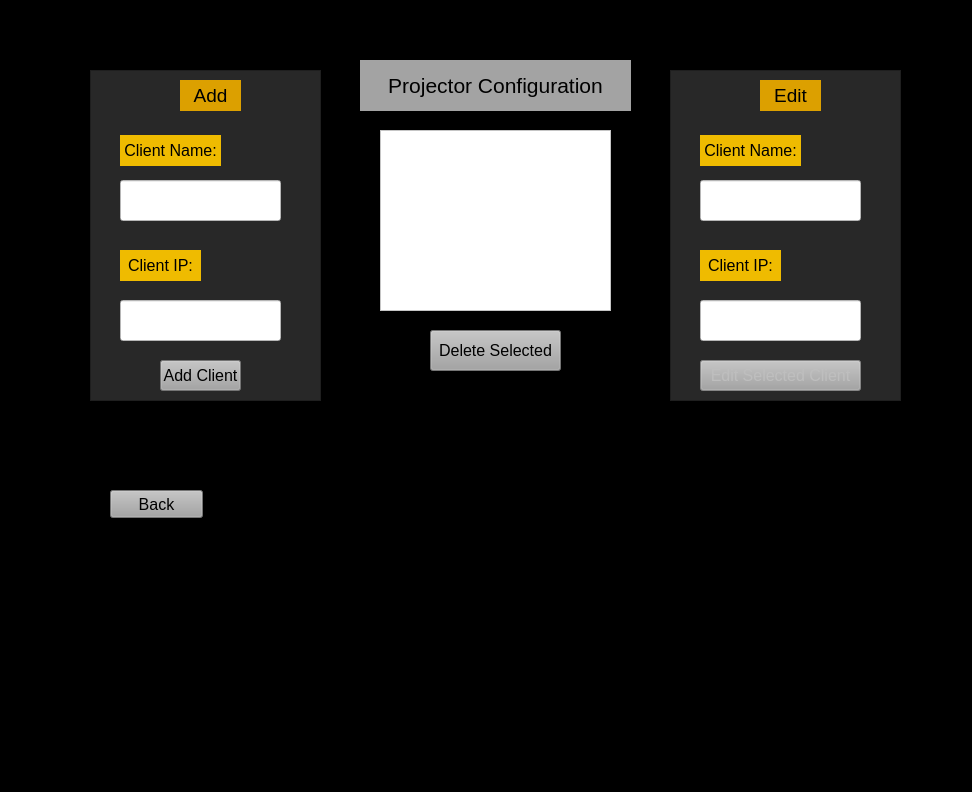
<?xml version="1.0" encoding="UTF-8"?>
<ui version="4.0">
 <class>ProjectorConfigurationWindow</class>
 <widget class="QMainWindow" name="ProjectorConfigurationWindow">
  <property name="geometry">
   <rect>
    <x>0</x>
    <y>0</y>
    <width>972</width>
    <height>792</height>
   </rect>
  </property>
  <property name="windowTitle">
   <string>Projector Configuration</string>
  </property>
  <property name="styleSheet">
   <string notr="true">background-color: rgb(0, 0, 0);</string>
  </property>
  <widget class="QWidget" name="centralwidget">
   <widget class="QPushButton" name="Back_btn">
    <property name="geometry">
     <rect>
      <x>110</x>
      <y>490</y>
      <width>93</width>
      <height>28</height>
     </rect>
    </property>
    <property name="font">
     <font>
      <family>Leelawadee UI</family>
      <pointsize>12</pointsize>
     </font>
    </property>
    <property name="styleSheet">
     <string notr="true">QPushButton {
background-color: rgb(162, 162, 162);
}

QPushButton:hover {
background-color: rgb(38, 186, 255);
}

QPushButton:pressed {
	background-color: rgb(19, 92, 126);
}</string>
    </property>
    <property name="text">
     <string>Back</string>
    </property>
   </widget>
   <widget class="QListWidget" name="Client_list">
    <property name="geometry">
     <rect>
      <x>380</x>
      <y>130</y>
      <width>231</width>
      <height>181</height>
     </rect>
    </property>
    <property name="font">
     <font>
      <family>Leelawadee UI</family>
      <pointsize>12</pointsize>
      <italic>false</italic>
     </font>
    </property>
    <property name="styleSheet">
     <string notr="true">background-color: rgb(255, 255, 255);</string>
    </property>
   </widget>
   <widget class="QPushButton" name="Add_btn">
    <property name="geometry">
     <rect>
      <x>160</x>
      <y>360</y>
      <width>81</width>
      <height>31</height>
     </rect>
    </property>
    <property name="font">
     <font>
      <family>Leelawadee UI</family>
      <pointsize>12</pointsize>
     </font>
    </property>
    <property name="styleSheet">
     <string notr="true">QPushButton {
background-color: rgb(162, 162, 162);
}

QPushButton:hover {
background-color: rgb(38, 186, 255);
}

QPushButton:pressed {
	background-color: rgb(19, 92, 126);
}</string>
    </property>
    <property name="text">
     <string>Add Client</string>
    </property>
   </widget>
   <widget class="QLabel" name="label">
    <property name="geometry">
     <rect>
      <x>120</x>
      <y>135</y>
      <width>101</width>
      <height>31</height>
     </rect>
    </property>
    <property name="font">
     <font>
      <family>Leelawadee UI</family>
      <pointsize>12</pointsize>
     </font>
    </property>
    <property name="styleSheet">
     <string notr="true">background-color: rgb(239, 187, 0);</string>
    </property>
    <property name="text">
     <string>&lt;html&gt;&lt;head/&gt;&lt;body&gt;&lt;p align=&quot;center&quot;&gt;Client Name:&lt;/p&gt;&lt;/body&gt;&lt;/html&gt;</string>
    </property>
   </widget>
   <widget class="QLabel" name="label_2">
    <property name="geometry">
     <rect>
      <x>120</x>
      <y>250</y>
      <width>81</width>
      <height>31</height>
     </rect>
    </property>
    <property name="font">
     <font>
      <family>Leelawadee UI</family>
      <pointsize>12</pointsize>
     </font>
    </property>
    <property name="styleSheet">
     <string notr="true">background-color: rgb(239, 187, 0);</string>
    </property>
    <property name="text">
     <string>&lt;html&gt;&lt;head/&gt;&lt;body&gt;&lt;p align=&quot;center&quot;&gt;Client IP:&lt;/p&gt;&lt;/body&gt;&lt;/html&gt;</string>
    </property>
   </widget>
   <widget class="QPushButton" name="Edit_btn">
    <property name="enabled">
     <bool>false</bool>
    </property>
    <property name="geometry">
     <rect>
      <x>700</x>
      <y>360</y>
      <width>161</width>
      <height>31</height>
     </rect>
    </property>
    <property name="font">
     <font>
      <family>Leelawadee UI</family>
      <pointsize>12</pointsize>
     </font>
    </property>
    <property name="styleSheet">
     <string notr="true">QPushButton {
background-color: rgb(162, 162, 162);
}

QPushButton:hover {
background-color: rgb(38, 186, 255);
}

QPushButton:pressed {
	background-color: rgb(19, 92, 126);
}</string>
    </property>
    <property name="text">
     <string>Edit Selected Client</string>
    </property>
   </widget>
   <widget class="QLabel" name="label_3">
    <property name="geometry">
     <rect>
      <x>700</x>
      <y>135</y>
      <width>101</width>
      <height>31</height>
     </rect>
    </property>
    <property name="font">
     <font>
      <family>Leelawadee UI</family>
      <pointsize>12</pointsize>
     </font>
    </property>
    <property name="styleSheet">
     <string notr="true">background-color: rgb(239, 187, 0);</string>
    </property>
    <property name="text">
     <string>&lt;html&gt;&lt;head/&gt;&lt;body&gt;&lt;p align=&quot;center&quot;&gt;Client Name:&lt;/p&gt;&lt;/body&gt;&lt;/html&gt;</string>
    </property>
   </widget>
   <widget class="QLabel" name="label_4">
    <property name="geometry">
     <rect>
      <x>700</x>
      <y>250</y>
      <width>81</width>
      <height>31</height>
     </rect>
    </property>
    <property name="font">
     <font>
      <family>Leelawadee UI</family>
      <pointsize>12</pointsize>
     </font>
    </property>
    <property name="styleSheet">
     <string notr="true">background-color: rgb(239, 187, 0);</string>
    </property>
    <property name="text">
     <string>&lt;html&gt;&lt;head/&gt;&lt;body&gt;&lt;p align=&quot;center&quot;&gt;Client IP:&lt;/p&gt;&lt;/body&gt;&lt;/html&gt;</string>
    </property>
   </widget>
   <widget class="QPushButton" name="Delete_btn">
    <property name="geometry">
     <rect>
      <x>430</x>
      <y>330</y>
      <width>131</width>
      <height>41</height>
     </rect>
    </property>
    <property name="font">
     <font>
      <family>Leelawadee UI</family>
      <pointsize>12</pointsize>
     </font>
    </property>
    <property name="styleSheet">
     <string notr="true">QPushButton {
background-color: rgb(162, 162, 162);
}

QPushButton:hover {
background-color: rgb(38, 186, 255);
}

QPushButton:pressed {
	background-color: rgb(19, 92, 126);
}</string>
    </property>
    <property name="text">
     <string>Delete Selected</string>
    </property>
   </widget>
   <widget class="QLabel" name="label_5">
    <property name="geometry">
     <rect>
      <x>360</x>
      <y>60</y>
      <width>271</width>
      <height>51</height>
     </rect>
    </property>
    <property name="font">
     <font>
      <family>Leelawadee UI</family>
      <pointsize>16</pointsize>
     </font>
    </property>
    <property name="styleSheet">
     <string notr="true">background-color: rgb(163, 163, 163);</string>
    </property>
    <property name="text">
     <string>&lt;html&gt;&lt;head/&gt;&lt;body&gt;&lt;p align=&quot;center&quot;&gt;Projector Configuration&lt;/p&gt;&lt;/body&gt;&lt;/html&gt;</string>
    </property>
   </widget>
   <widget class="QLineEdit" name="Add_name">
    <property name="geometry">
     <rect>
      <x>120</x>
      <y>180</y>
      <width>161</width>
      <height>41</height>
     </rect>
    </property>
    <property name="font">
     <font>
      <family>Leelawadee UI</family>
      <pointsize>12</pointsize>
     </font>
    </property>
    <property name="styleSheet">
     <string notr="true">background-color: rgb(255, 255, 255);</string>
    </property>
   </widget>
   <widget class="QLineEdit" name="Add_IP">
    <property name="geometry">
     <rect>
      <x>120</x>
      <y>300</y>
      <width>161</width>
      <height>41</height>
     </rect>
    </property>
    <property name="font">
     <font>
      <family>Leelawadee UI</family>
      <pointsize>12</pointsize>
     </font>
    </property>
    <property name="styleSheet">
     <string notr="true">background-color: rgb(255, 255, 255);</string>
    </property>
   </widget>
   <widget class="QLineEdit" name="Edit_name">
    <property name="geometry">
     <rect>
      <x>700</x>
      <y>180</y>
      <width>161</width>
      <height>41</height>
     </rect>
    </property>
    <property name="font">
     <font>
      <family>Leelawadee UI</family>
      <pointsize>12</pointsize>
     </font>
    </property>
    <property name="styleSheet">
     <string notr="true">background-color: rgb(255, 255, 255);</string>
    </property>
   </widget>
   <widget class="QLineEdit" name="Edit_IP">
    <property name="geometry">
     <rect>
      <x>700</x>
      <y>300</y>
      <width>161</width>
      <height>41</height>
     </rect>
    </property>
    <property name="font">
     <font>
      <family>Leelawadee UI</family>
      <pointsize>12</pointsize>
     </font>
    </property>
    <property name="styleSheet">
     <string notr="true">background-color: rgb(255, 255, 255);</string>
    </property>
   </widget>
   <widget class="QFrame" name="frame">
    <property name="geometry">
     <rect>
      <x>90</x>
      <y>70</y>
      <width>231</width>
      <height>331</height>
     </rect>
    </property>
    <property name="autoFillBackground">
     <bool>false</bool>
    </property>
    <property name="styleSheet">
     <string notr="true">background-color: rgb(40, 40, 40);</string>
    </property>
    <property name="frameShape">
     <enum>QFrame::StyledPanel</enum>
    </property>
    <property name="frameShadow">
     <enum>QFrame::Sunken</enum>
    </property>
    <widget class="QLabel" name="label_6">
     <property name="geometry">
      <rect>
       <x>90</x>
       <y>10</y>
       <width>61</width>
       <height>31</height>
      </rect>
     </property>
     <property name="font">
      <font>
       <family>Leelawadee UI</family>
       <pointsize>14</pointsize>
      </font>
     </property>
     <property name="styleSheet">
      <string notr="true">background-color: rgb(220, 160, 0);</string>
     </property>
     <property name="text">
      <string>&lt;html&gt;&lt;head/&gt;&lt;body&gt;&lt;p align=&quot;center&quot;&gt;Add&lt;/p&gt;&lt;/body&gt;&lt;/html&gt;</string>
     </property>
    </widget>
   </widget>
   <widget class="QFrame" name="frame_2">
    <property name="geometry">
     <rect>
      <x>670</x>
      <y>70</y>
      <width>231</width>
      <height>331</height>
     </rect>
    </property>
    <property name="autoFillBackground">
     <bool>false</bool>
    </property>
    <property name="styleSheet">
     <string notr="true">background-color: rgb(40, 40, 40);</string>
    </property>
    <property name="frameShape">
     <enum>QFrame::StyledPanel</enum>
    </property>
    <property name="frameShadow">
     <enum>QFrame::Sunken</enum>
    </property>
    <widget class="QLabel" name="label_7">
     <property name="geometry">
      <rect>
       <x>90</x>
       <y>10</y>
       <width>61</width>
       <height>31</height>
      </rect>
     </property>
     <property name="font">
      <font>
       <family>Leelawadee UI</family>
       <pointsize>14</pointsize>
      </font>
     </property>
     <property name="styleSheet">
      <string notr="true">background-color: rgb(220, 160, 0);</string>
     </property>
     <property name="text">
      <string>&lt;html&gt;&lt;head/&gt;&lt;body&gt;&lt;p align=&quot;center&quot;&gt;Edit&lt;/p&gt;&lt;/body&gt;&lt;/html&gt;</string>
     </property>
    </widget>
   </widget>
   <zorder>frame_2</zorder>
   <zorder>frame</zorder>
   <zorder>Back_btn</zorder>
   <zorder>Client_list</zorder>
   <zorder>Add_btn</zorder>
   <zorder>label</zorder>
   <zorder>label_2</zorder>
   <zorder>Edit_btn</zorder>
   <zorder>label_3</zorder>
   <zorder>label_4</zorder>
   <zorder>Delete_btn</zorder>
   <zorder>label_5</zorder>
   <zorder>Add_name</zorder>
   <zorder>Add_IP</zorder>
   <zorder>Edit_name</zorder>
   <zorder>Edit_IP</zorder>
  </widget>
 </widget>
 <tabstops>
  <tabstop>Add_name</tabstop>
  <tabstop>Add_IP</tabstop>
  <tabstop>Add_btn</tabstop>
  <tabstop>Edit_name</tabstop>
  <tabstop>Edit_IP</tabstop>
  <tabstop>Edit_btn</tabstop>
  <tabstop>Delete_btn</tabstop>
  <tabstop>Back_btn</tabstop>
  <tabstop>Client_list</tabstop>
 </tabstops>
 <resources/>
 <connections/>
</ui>
